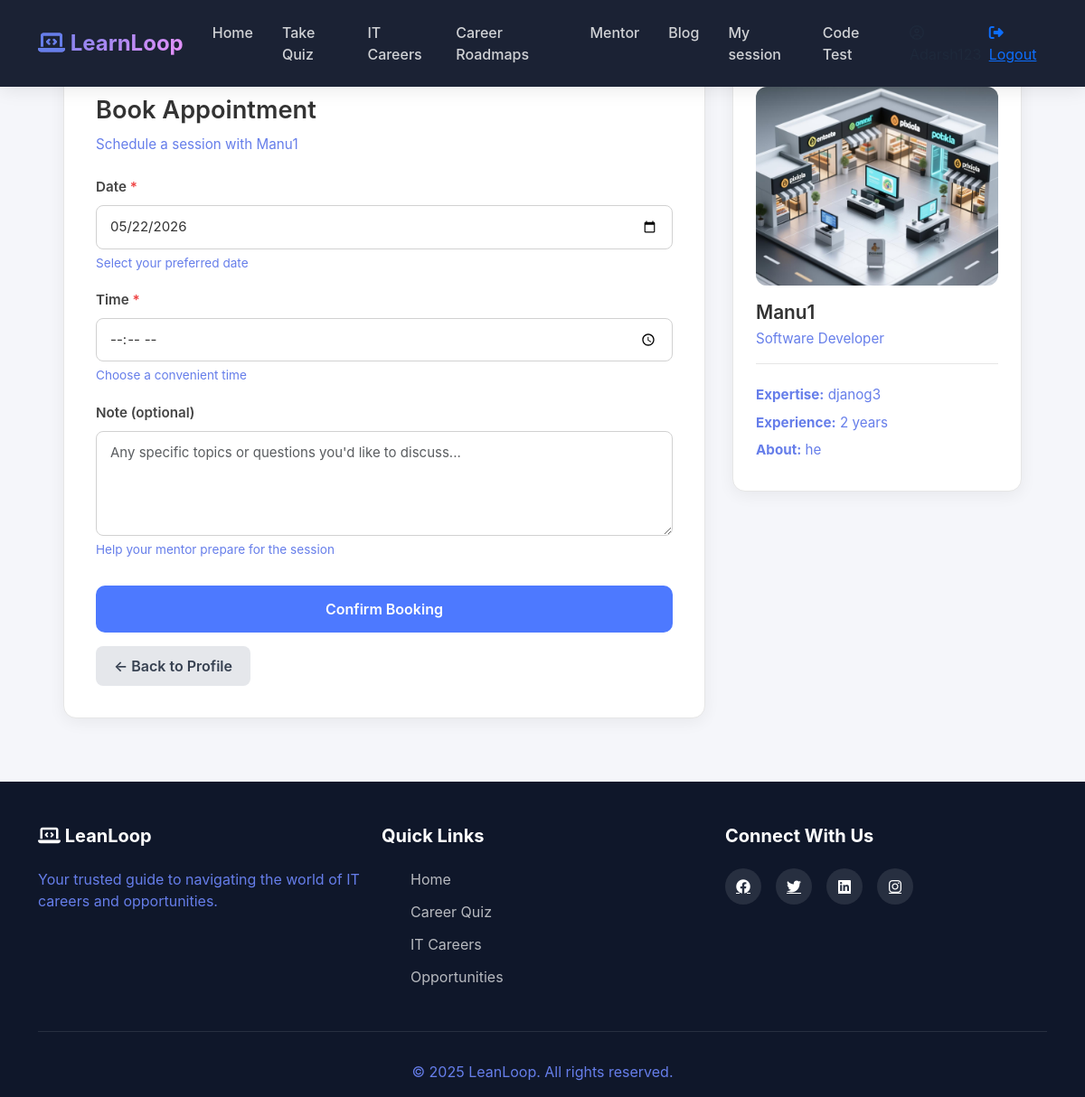
/mentor/book/33/ (signed in), run on the app's committed database.
### accounts/models.py (models this page shows, shortened)
class CustomUser(AbstractUser):
    ROLE_CHOICES = (
        ('user', 'User'),
        ('mentor', 'Mentor'),
        ('Admin', 'Admin'),
    )
    role = models.CharField(
        max_length=10,
        choices=ROLE_CHOICES,
        default='user'
    )
    phone_regex = RegexValidator(
    regex=r'^[9876]\d{9}$',
    message="Phone number must be a 10-digit number and start with 9, 8, 7, or 6."
    )
    phone_number = models.CharField(
        max_length=10,
        blank=True,
        null=True,
        validators=[phone_regex],
        unique=True,
        help_text='Enter 10 digit phone number'
    )
    previous_experience = models.BooleanField(blank=True, null=True)
    is_approved=models.BooleanField(default=False)
    GENDER_CHOICES = [
        ('male', 'Male'),
        ('female', 'Female'),
        ('other', 'Other'),
        ('prefer_not_to_say', 'Prefer not to say'),
    ]
    gender = models.CharField(
        max_length=20,
        choices=GENDER_CHOICES,
        blank=False,
        null=False
    )
    profile_photo = models.ImageField(upload_to='mentor_photos/', blank=False, null=True)
    profession = models.CharField(max_length=100, blank=False, null=True)
    experience_years = models.PositiveIntegerField(
        null=True,
        blank=False
    )
    expertise = models.CharField(
        blank=False,
        null=True,
        max_length=100,
    )
    bio = models.CharField(
        blank=False,
        null=True,
    )
    linkedin = models.URLField(blank=True, null=True)
    portfolio = models.URLField(blank=True, null=True)
    available_days = models.JSONField(default=list)  # ["mon", "wed", "fri"]
    available_from = models.TimeField(default="09:00")
    available_to = models.TimeField(default="17:00")
    session_duration = models.CharField(
        max_length=10,
        choices=[
            ('30', '30 Minutes'),
            ('60', '60 Minutes'),
        ],null=True, blank=False
    )
    intro_video = models.FileField(upload_to="mentor_videos/", blank=True, null=True)
    created_at = models.DateTimeField(
        auto_now_add=True,
        null=True
    )

### mentor/views.py (the view, shortened to what this page needs)
# urls.py: path('book/<int:id>/', views.book_session, name='book_session'),  # UPDATED
@login_required
def book_session(request, id):
    mentor = get_object_or_404(CustomUser, id=id, role='mentor', is_approved=True)
    if request.user == mentor:
        messages.error(request, "⛔ You cannot book a session with yourself.")
        return redirect('mentor_detail', id=mentor.id)
    try:
        mentor_profile = MentorProfile.objects.get(user=mentor)
    except MentorProfile.DoesNotExist:
        mentor_profile = None
    context = {
        'mentor': mentor,
        'mentor_profile': mentor_profile,
        'today': timezone.now().date().isoformat(),
    }
    return render(request, 'book_appointments.html', context)

### mentor/templates/book_appointments.html (shortened to what this page needs)
{% extends 'dashboard/userbase.html' %}
{% block content %}
<div class="booking-wrapper">
    <div class="row-flex">
        <div class="booking-card">
            <h3 class="booking-title">Book Appointment</h3>
            <p class="booking-subtitle">Schedule a session with {{ mentor.username }}</p>
            <form method="POST">
                <div class="form-group">
                    <label for="date">Date <span class="required">*</span></label>
                    <input type="date" id="date" name="date" class="form-control" required>
                    <p class="help-text">Select your preferred date</p>
                </div>
                <div class="form-group">
                    <label for="time">Time <span class="required">*</span></label>
                    <input type="time" id="time" name="time" class="form-control" required>
                    <p class="help-text">Choose a convenient time</p>
                </div>
                <div class="form-group">
                    <label for="note">Note (optional)</label>
                    <textarea id="note" name="note" class="form-control" rows="4" placeholder="Any specific topics or questions you'd like to discuss..."></textarea>
                    <p class="help-text">Help your mentor prepare for the session</p>
                </div>
                <button type="submit" class="btn-submit">Confirm Booking</button>
                <a href="{% url 'mentor_detail' mentor.id %}" class="btn-back">← Back to Profile</a>
            </form>
        </div>
        <div class="mentor-card">
            <div class="mentor-photo">
                {% if mentor.profile_photo %}
                <img src="{{ mentor.profile_photo.url }}" alt="{{ mentor.username }}">
                {% else %}
                <div class="placeholder-avatar">{{ mentor.username.0|upper }}</div>
                {% endif %}
            </div>
            <h4 class="mentor-name">{{ mentor.username }}</h4>
            <p class="mentor-profession">{{ mentor.profession|default:"Professional Mentor" }}</p>
            <div class="mentor-meta">
                <p><strong>Expertise:</strong> {{ mentor.expertise|default:"Various technologies" }}</p>
                <p><strong>Experience:</strong> {{ mentor.experience_years|default:"5+" }} years</p>
                {% if mentor.bio %}
                <p><strong>About:</strong> {{ mentor.bio|truncatewords:20 }}</p>
                {% endif %}
            </div>
        </div>
    </div>
</div>
{% endblock %}

### static/css/userpage.css (style rules this page uses)
* { margin: 0; padding: 0; box-sizing: border-box; }
:root { --primary-color: #667eea; --secondary-color: #764ba2; --accent-color: #f093fb; --dark-bg: #0f172a; --light-bg: #f8f9fa; --text-dark: #1e293b; --text-light: #ffffff; --card-bg: #ffffff; --shadow: 0 10px 30px rgba(0, 0, 0, 0.1); --shadow-hover: 0 20px 60px rgba(0, 0, 0, 0.2); }
body { font-family: 'Poppins', sans-serif; color: var(--text-dark); overflow-x: hidden; background: var(--light-bg); }
html { scroll-behavior: smooth; }
.navbar-brand i,p { -webkit-text-fill-color: var(--primary-color); }

### mentor/templates/book_appointments.html (style rules this page uses)
body { background: #f5f6fa; font-family: "Inter", sans-serif; min-height: 100vh; }
.booking-wrapper { max-width: 1100px; margin: 50px auto; padding: 20px; }
.row-flex { display: flex; gap: 30px; flex-wrap: wrap; }
.booking-card { flex: 1; min-width: 330px; background: #ffffff; border-radius: 14px; padding: 35px; box-shadow: 0 4px 18px rgba(0,0,0,0.06); border: 1px solid #e6e6e6; animation: fadeIn .4s ease; }
.booking-title { font-size: 1.7rem; font-weight: 600; margin-bottom: 10px; color: #333; }
.booking-subtitle { font-size: 0.95rem; color: #666; margin-bottom: 25px; }
.form-group { margin-bottom: 20px; }
label { font-weight: 600; color: #444; margin-bottom: 8px; display: block; font-size: 0.95rem; }
.required { color: #ef4444; }
.form-control { width: 100%; padding: 12px 15px; border-radius: 8px; border: 1px solid #d1d1d1; background: #fff; color: #333; font-size: 15px; font-family: inherit; transition: all 0.2s ease; }
textarea.form-control { resize: vertical; min-height: 80px; }
.help-text { font-size: 0.85rem; color: #999; margin-top: 5px; }
.btn-submit { width: 100%; padding: 14px; background: #4d79ff; color: #fff; border: none; border-radius: 10px; font-size: 16px; font-weight: 600; transition: .2s ease; cursor: pointer; margin-top: 10px; }
.btn-back { display: inline-block; padding: 10px 20px; background: #e5e7eb; color: #374151; text-decoration: none; border-radius: 8px; font-weight: 600; transition: 0.2s ease; margin-top: 15px; }
.mentor-card { width: 320px; background: #ffffff; border-radius: 14px; padding: 25px; box-shadow: 0 4px 18px rgba(0,0,0,0.06); border: 1px solid #e6e6e6; height: fit-content; animation: fadeIn .5s ease; }
.mentor-photo { width: 100%; height: 220px; border-radius: 12px; overflow: hidden; margin-bottom: 18px; background: #f3f4f6; }
.mentor-photo img { width: 100%; height: 100%; object-fit: cover; }
.mentor-name { font-size: 1.3rem; font-weight: 600; color: #333; margin-bottom: 5px; }
.mentor-profession { font-size: 0.95rem; color: #666; margin-bottom: 15px; }
.mentor-meta { border-top: 1px solid #e6e6e6; padding-top: 15px; }
.mentor-meta p { margin: 8px 0; font-size: 0.95rem; color: #555; line-height: 1.5; }

### data on the page
CustomUser: username "Manu1", profile_photo (picture), profession "Software Developer", expertise "djanog3", experience_years "2", bio "he"
